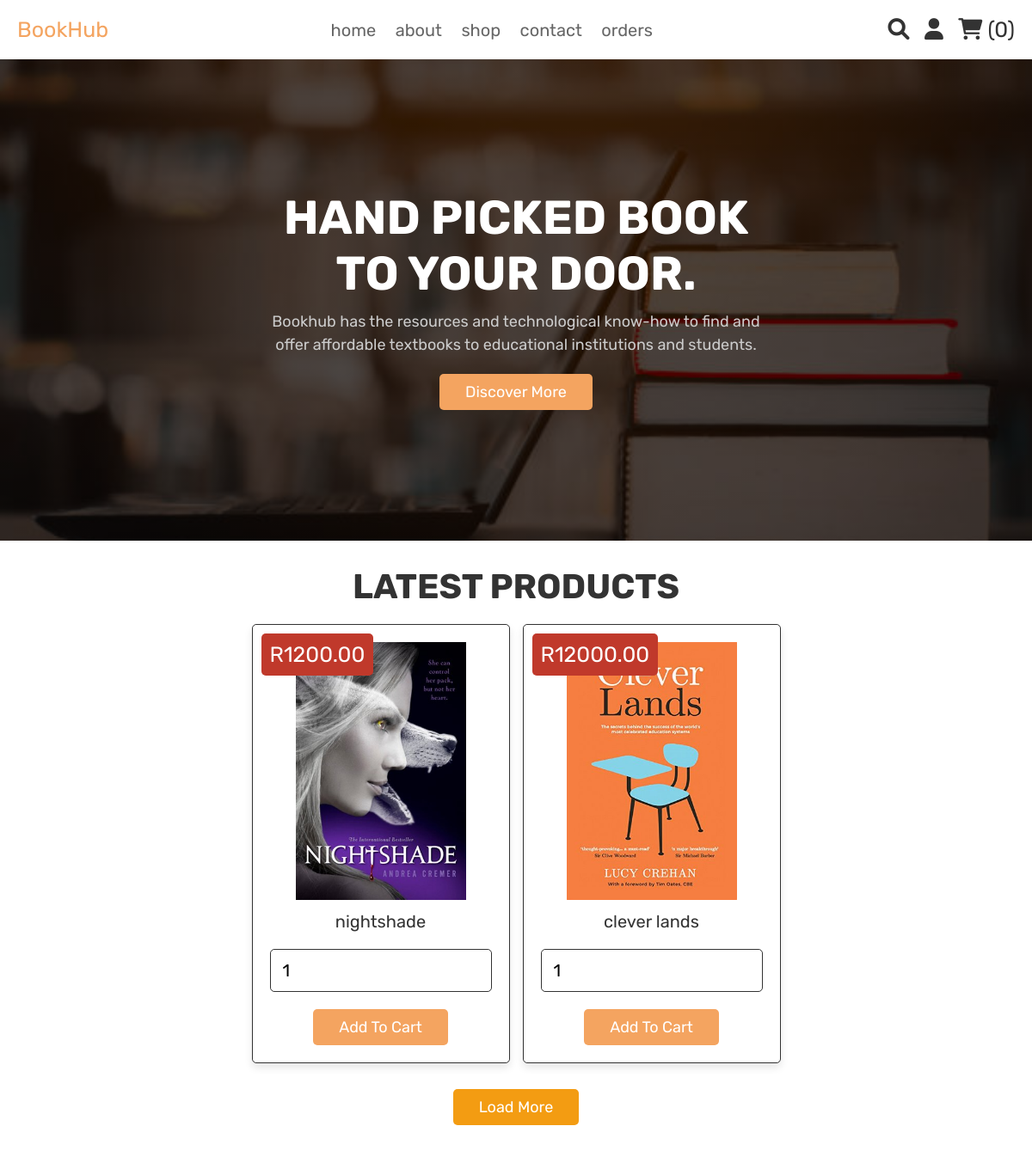
Page /home.php (signed in, upper part) on the earlier database version.
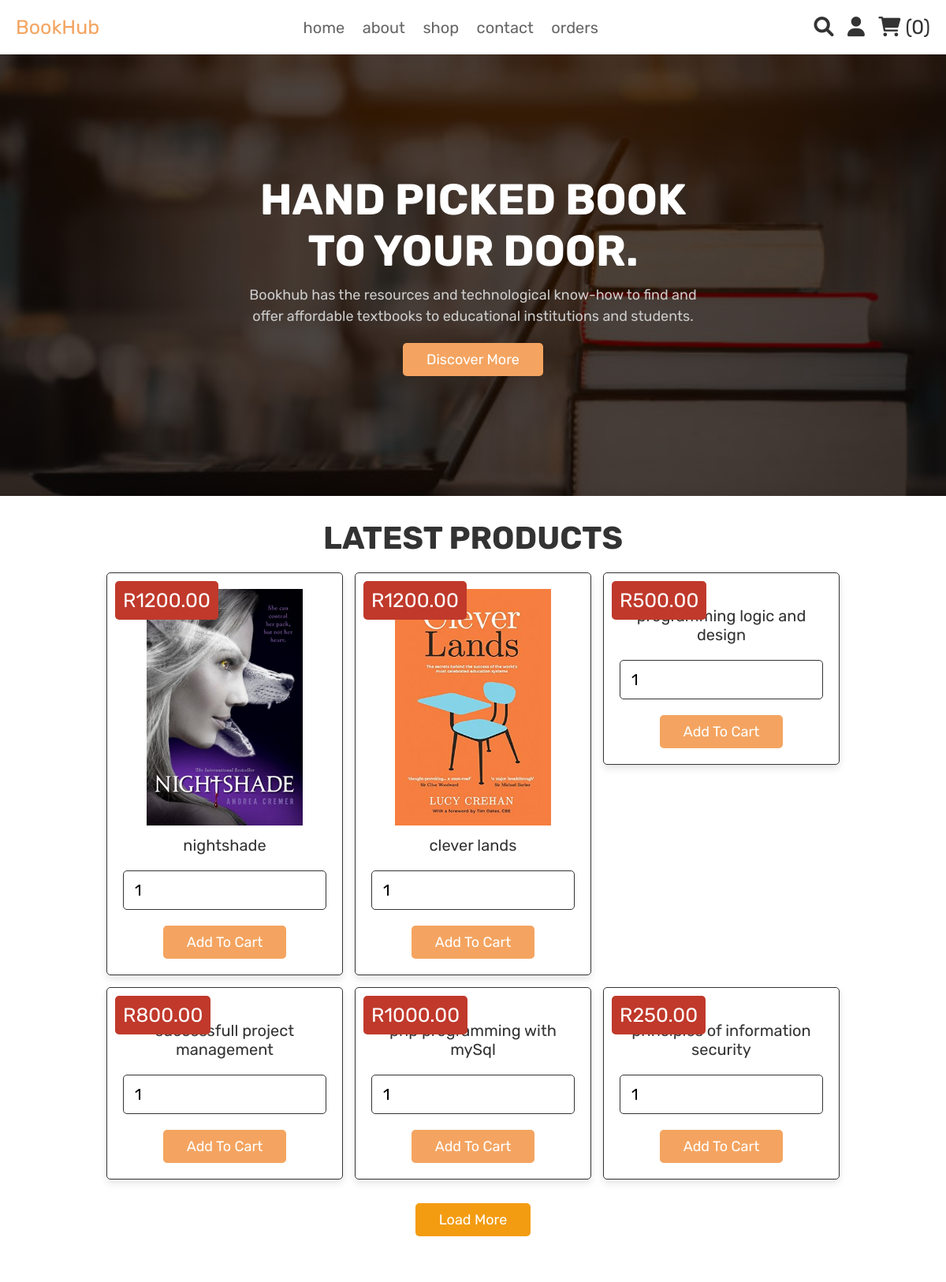
Same page on the later database version.
### tables this page shows
CREATE TABLE `tblbook` (
  `id` int(100) NOT NULL,
  `name` varchar(100) NOT NULL,
  `price` int(100) NOT NULL,
  `image` varchar(100) NOT NULL
);

### home.php (the view, shortened to what this page needs)
<?php
include 'DBConn.php';
?>
<!DOCTYPE html>
<html lang="en">
<head>
   <link rel="stylesheet" href="https://cdnjs.cloudflare.com/ajax/libs/font-awesome/6.0.0/css/all.min.css">
   <link rel="stylesheet" href="css/style.css">
</head>
<body>
<?php include 'header.php'; ?>
<section class="home">
   <div class="content">
      <h3>Hand Picked Book to your door.</h3>
      <p>Bookhub has the resources and technological know-how to find and
         offer affordable textbooks to educational institutions and students.</p>
      <a href="about.php" class="white-btn">discover more</a>
   </div>
</section>
<section class="products">
   <h1 class="title">latest products</h1>
   <div class="box-container">
      <?php
         $select_products = mysqli_query($conn, "SELECT * FROM `tblbook` LIMIT 6") or die('query failed');
         if(mysqli_num_rows($select_products) > 0){
            while($fetch_products = mysqli_fetch_assoc($select_products)){
      ?>
     <form action="" method="post" class="box">
      <img class="image" src="admin/uploaded_img/<?php echo $fetch_products['image']; ?>" alt="">
      <div class="name"><?php echo $fetch_products['name']; ?></div>
      <div class="price">R<?php echo $fetch_products['price']; ?>.00</div>
      <input type="number" min="1" name="product_quantity" value="1" class="qty">
      <input type="submit" value="add to cart" name="add_to_cart" class="btn">
     </form>
      <?php
         }
      }else{
         echo '<p class="empty">no books added yet!</p>';
      }
      ?>
   </div>
   <div class="load-more" style="margin-top: 2rem; text-align:center">
      <a href="shop.php" class="option-btn">load more</a>
   </div>
</section>
<section class="about">
</section>
</body>
</html>

Differences in the rows shown:
changed tblbook "clever lands": price "12000" → "1200"
added tblbook: name "programming logic and design", price "500"
added tblbook: name "successfull project management", price "800"
added tblbook: name "php programming with mySql", price "1000"
added tblbook: name "principles of information security", price "250"
